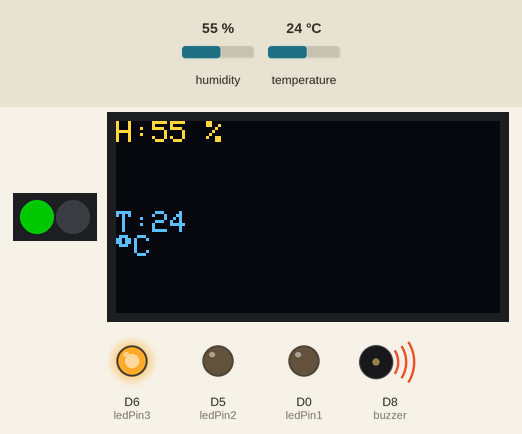
Recording of a sketch running on a simulated ESP8266 (NodeMCU). Shown: 2 RGB LEDs in strip order, left to right, 128×64 one-colour display, output pins drawn as LEDs (lit = HIGH), buzzer (waves = sounding). The test bench sets the inputs (shaded band); at power-on: temperature 24 °C, humidity 55 %. Dim RGB values are drawn brighter than linear; the OLED is the two-colour kind (top 16 rows yellow); the strip is taken to match the declared colour order.

Above: at 2.2 s.
2.3 s: temperature set to 27.2 °C
At 4.5 s:
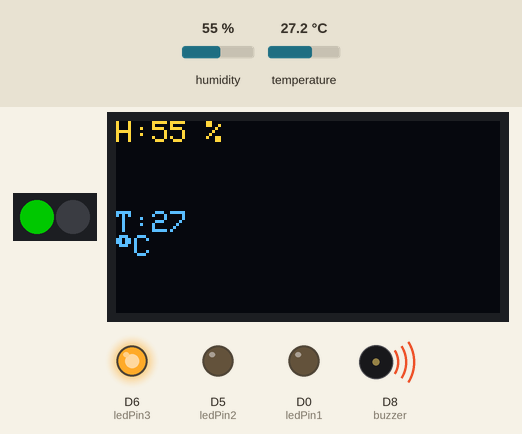
5.0 s: temperature set to 28.5 °C
At 5.4 s:
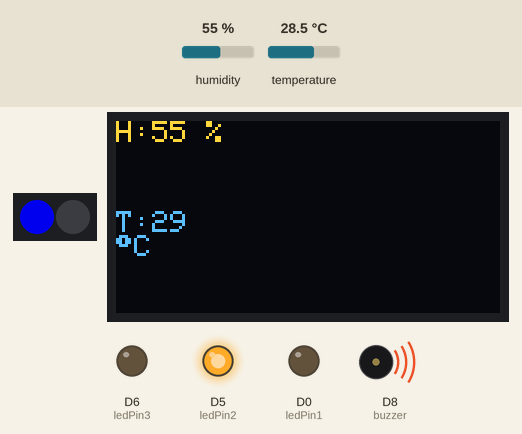
7.7 s: temperature set to 29.3 °C
10.4 s: temperature set to 30.4 °C
At 11.6 s:
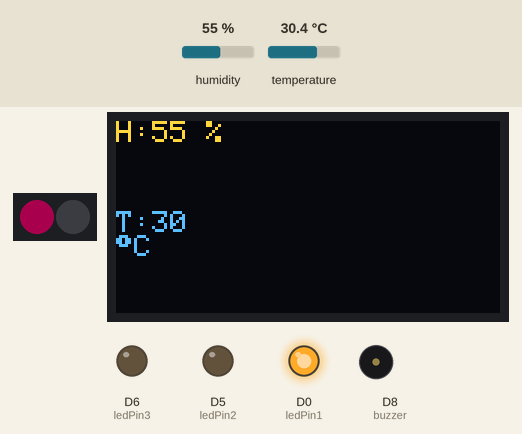
13.1 s: humidity set to 22 %
At 13.6 s:
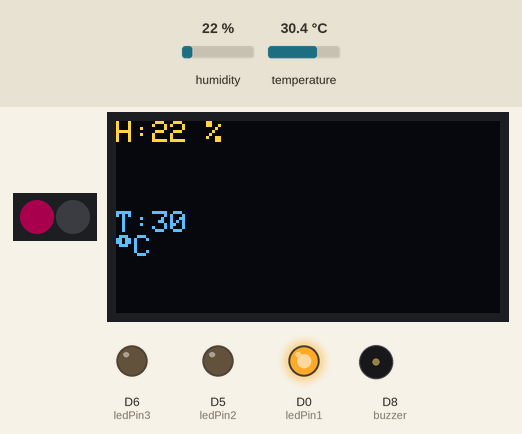
Timing chart, 0 to 16.1 s (numbered marks = the images above; inputs shaded):
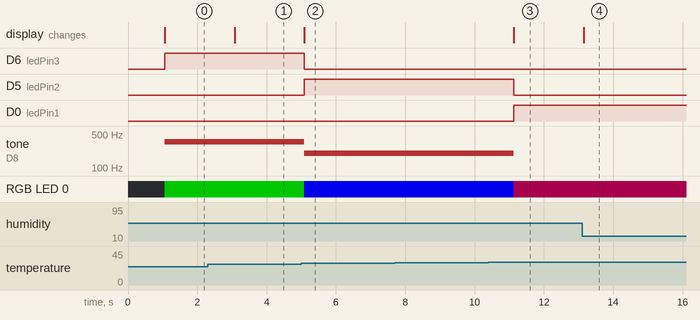

The sketch:

lcd_tem_tone_led.ino
```cpp
#include "DHT.h"
#include <Wire.h>
#include <SPI.h>
#include <Adafruit_GFX.h>
#include <Adafruit_SSD1306.h>
#define OLED_RESET -1
Adafruit_SSD1306 OLED(OLED_RESET);
#define DHTTYPE DHT22
#define DHTPIN  D4
DHT dht(DHTPIN, DHTTYPE, 15);
#include <Adafruit_NeoPixel.h>
#define NUMSLEDs 2
#define PINSLEDs 10
#define ledPin1 D0
#define ledPin2 D5
#define ledPin3 D6

const int buzzer = D8;
Adafruit_NeoPixel SLEDs = Adafruit_NeoPixel (NUMSLEDs,PINSLEDs,NEO_RGB + NEO_KHZ800);
void setup ()
{
  pinMode(PINSLEDs,OUTPUT);
  SLEDs.begin();
  SLEDs.show();
  Serial.begin(115200);
  OLED.begin(SSD1306_SWITCHCAPVCC, 0x3C);
  pinMode(buzzer,OUTPUT);
  delay(1000);
  pinMode(ledPin1, OUTPUT);
  pinMode(ledPin2, OUTPUT);
  pinMode(ledPin3, OUTPUT);
}
void loop()
{
  float h = dht.readHumidity();
  float t = dht.readTemperature();
  float f = dht.readTemperature(true);
  if (isnan(h) || isnan(t) || isnan(f))
  {
    Serial.println("Failed to read from DHT sensor!");
  }
  else
  {
    OLED.clearDisplay();
    OLED.setTextColor(WHITE);
    OLED.setCursor(0, 0);
    OLED.setTextSize(1);
    OLED.println(String("H:") + String(h, 0) + " %");
    OLED.setCursor(0, 30);
    OLED.println(String("T:") + String(t, 0) + " ");
    OLED.write(247);
    OLED.print("C");
    OLED.display();
  }
  if(t<28)
  {
    SLEDs.setPixelColor(0, SLEDs.Color( 0,100, 0));
    SLEDs.show();
    tone(buzzer,350);
    digitalWrite(ledPin1, 0);
    digitalWrite(ledPin2, 0);
    digitalWrite(ledPin3, 1);
  }
  else if(t>27 && t<30)
  {
    SLEDs.setPixelColor(0, SLEDs.Color( 0, 0,200));
    SLEDs.show();
    tone(buzzer,200);
    digitalWrite(ledPin1, 0);
    digitalWrite(ledPin2, 1);
    digitalWrite(ledPin3, 0);
  }
  else if(t>29)
  {
    SLEDs.setPixelColor(0, SLEDs.Color( 300, 0,20));
    SLEDs.show();
    tone(buzzer,0);
    digitalWrite(ledPin1, 1);
    digitalWrite(ledPin2, 0);
    digitalWrite(ledPin3, 0);
  }
}
```

Measured:
- the behaviour switches between 27.9 and 28 °C on temperature (found by bisection; images 1 and 2)
- the behaviour switches between 29.9 and 30 °C on temperature (found by bisection; images 2 and 3)
- after the input at 2.3 s, the display: changes after 0.78 s (image 1)
- after the input at 5.0 s, D6 (ledPin3): HIGH → LOW after 0.09 s; D5 (ledPin2): LOW → HIGH after 0.09 s; tone on D8 (buzzer): 350 Hz → 200 Hz after 0.09 s; RGB LED 0: RGB(0, 100, 0) → RGB(0, 0, 200) after 0.09 s; the display: first changes after 0.09 s (image 2 shows a later state)
- after the input at 7.7 s, every drawn part: stays the same
- after the input at 10.4 s, D5 (ledPin2): HIGH → LOW after 0.74 s; D0 (ledPin1): LOW → HIGH after 0.74 s; tone on D8 (buzzer): 200 Hz → silent after 0.73 s; RGB LED 0: RGB(0, 0, 200) → RGB(44, 0, 20) after 0.74 s; the display: first changes after 0.73 s (image 3 shows a later state)
- after the input at 13.1 s, the display: changes after 0.05 s (image 4)
